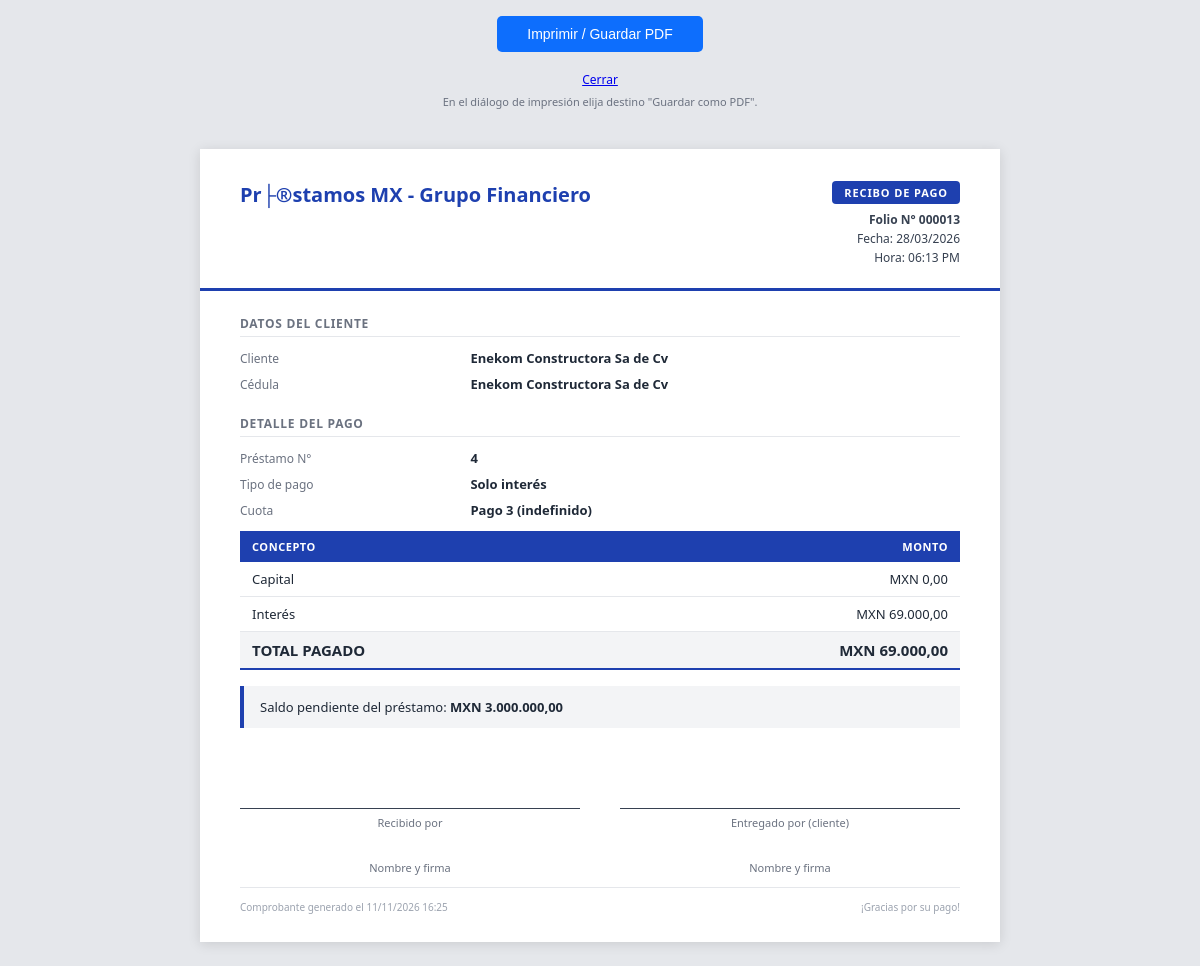
The page /pagos/recibo.php?id=13 (signed in) on the database its author committed.
### tables this page shows
CREATE TABLE `configuracion` (
  `id` int(11) NOT NULL,
  `nombre_empresa` varchar(200) NOT NULL DEFAULT 'Mi Empresa de Pr├®stamos',
  `rif` varchar(20) DEFAULT NULL,
  `telefono` varchar(20) DEFAULT NULL,
  `direccion` varchar(255) DEFAULT NULL,
  `email` varchar(150) DEFAULT NULL,
  `tasa_mora_diaria` decimal(5,2) NOT NULL DEFAULT 1.00 COMMENT 'Porcentaje diario de mora',
  `dias_gracia` int(11) NOT NULL DEFAULT 0 COMMENT 'D├¡as de gracia antes de aplicar mora',
  `moneda` varchar(10) DEFAULT 'Bs.',
  `capital_propio_inicial` decimal(12,2) NOT NULL DEFAULT 0.00 COMMENT 'Capital propio aportado por el due┬▒o',
  `preguntar_capital_inicial` tinyint(1) NOT NULL DEFAULT 1 COMMENT '1=mostrar onboarding de capital inicial',
  `dias_inactividad` int(11) NOT NULL DEFAULT 30,
  `dias_gracia_interes` int(11) NOT NULL DEFAULT 3
);

CREATE TABLE `pagos` (
  `id` int(11) NOT NULL AUTO_INCREMENT,
  `prestamo_id` int(11) NOT NULL,
  `monto_pagado` decimal(12,2) NOT NULL,
  `capital_pagado` decimal(12,2) NOT NULL DEFAULT 0.00,
  `interes_pagado` decimal(12,2) NOT NULL DEFAULT 0.00,
  `mora_pagada` decimal(12,2) NOT NULL DEFAULT 0.00,
  `descuento` decimal(12,2) NOT NULL DEFAULT 0.00,
  `numero_cuota` int(11) NOT NULL DEFAULT 1,
  `fecha_pago` date NOT NULL,
  `fecha_registro` datetime DEFAULT current_timestamp(),
  `saldo_despues_pago` decimal(12,2) DEFAULT NULL,
  `observaciones` text DEFAULT NULL,
  `es_abono_capital` tinyint(1) DEFAULT 0,
  `tipo_pago` enum('cuota','interes','abono') NOT NULL DEFAULT 'cuota',
  PRIMARY KEY (`id`)
);

CREATE TABLE `clientes` (
  `id` int(11) NOT NULL AUTO_INCREMENT,
  `nombre` varchar(100) DEFAULT NULL,
  `apellido` varchar(100) DEFAULT NULL,
  `cedula` varchar(150) NOT NULL,
  `telefono` varchar(20) DEFAULT NULL,
  `direccion` varchar(255) DEFAULT NULL,
  `email` varchar(150) DEFAULT NULL,
  `referencia_personal` varchar(150) DEFAULT NULL,
  `fecha_registro` datetime DEFAULT current_timestamp(),
  `estado` enum('activo','inactivo') DEFAULT 'activo',
  PRIMARY KEY (`id`)
);

CREATE TABLE `prestamos` (
  `id` int(11) NOT NULL AUTO_INCREMENT,
  `cliente_id` int(11) NOT NULL,
  `monto_prestado` decimal(12,2) NOT NULL,
  `tasa_interes` decimal(5,2) NOT NULL COMMENT 'Tasa mensual en porcentaje',
  `plazo_meses` int(11) DEFAULT NULL,
  `tipo_plazo` enum('dias','semanas','meses','anios') NOT NULL DEFAULT 'meses',
  `num_cuotas` int(11) DEFAULT NULL,
  `cuota_mensual` decimal(12,2) DEFAULT NULL,
  `total_intereses` decimal(12,2) DEFAULT NULL,
  `total_pagar` decimal(12,2) DEFAULT NULL,
  `saldo_pendiente` decimal(12,2) NOT NULL,
  `monto_mora_acumulada` decimal(12,2) DEFAULT 0.00,
  `fecha_prestamo` date NOT NULL,
  `fecha_vencimiento` date DEFAULT NULL,
  `fecha_fin` date DEFAULT NULL,
  `estado` enum('activo','pagado','moroso') DEFAULT 'activo',
  `observaciones` text DEFAULT NULL,
  `fuente_fondos` enum('propio','apalancado') DEFAULT 'propio',
  `acreedor_id` int(11) DEFAULT NULL,
  `tasa_acreedor` decimal(5,2) DEFAULT NULL,
  `mi_capital` decimal(12,2) DEFAULT NULL,
  `abonos_capital` decimal(12,2) DEFAULT 0.00,
  `utilidad_mensual` decimal(12,2) DEFAULT 0.00,
  `fecha_registro` datetime DEFAULT current_timestamp(),
  `interes_vigente` decimal(12,2) NOT NULL DEFAULT 0.00,
  `fecha_ultimo_devengo` date DEFAULT NULL,
  PRIMARY KEY (`id`)
);

### config/database.php (called while the page is built, shortened)
<?php
function getConfiguracion($pdo) {
    $stmt = $pdo->query("SELECT * FROM configuracion LIMIT 1");
    return $stmt->fetch();
}
function sanitize($data) {
    return htmlspecialchars(trim($data), ENT_QUOTES, 'UTF-8');
}
function formatMoney($amount, $moneda = 'MXN') {
    return $moneda . ' ' . number_format($amount, 2, ',', '.');
}

### pagos/recibo.php (the view, shortened to what this page needs)
<?php
require_once __DIR__ . '/../config/database.php';
$pdo = getConnection();
$config = getConfiguracion($pdo);
$id = intval($_GET['id'] ?? 0);
$stmt = $pdo->prepare("
    SELECT pg.*, p.monto_prestado, p.cuota_mensual, p.tasa_interes, p.plazo_meses, p.tipo_plazo, p.num_cuotas, p.saldo_pendiente AS prestamo_saldo_actual,
           CONCAT(c.nombre, ' ', c.apellido) AS cliente_nombre, c.cedula, c.telefono AS cliente_telefono, c.direccion AS cliente_direccion
    FROM pagos pg
    INNER JOIN prestamos p ON pg.prestamo_id = p.id
    INNER JOIN clientes c ON p.cliente_id = c.id
    WHERE pg.id = ?
");
$stmt->execute([$id]);
$pago = $stmt->fetch();
$tipoTxt = ['cuota' => 'Cuota normal', 'interes' => 'Solo interés', 'abono' => 'Abono a capital'][$pago['tipo_pago'] ?? 'cuota'] ?? 'Cuota normal';
$cuotaTxt = ($pago['num_cuotas'] ?? 0) ? $pago['numero_cuota'] . ' de ' . ($pago['num_cuotas'] ?: $pago['plazo_meses']) : 'Pago ' . $pago['numero_cuota'] . ' (indefinido)';
$folio = str_pad($pago['id'], 6, '0', STR_PAD_LEFT);
?>
<!DOCTYPE html>
<html lang="es">
<head>
</head>
<body>
    <div class="no-print">
        <button class="btn-print" onclick="window.print()">Imprimir / Guardar PDF</button>
        <br><br>
        <a href="javascript:window.close()">Cerrar</a>
        <p style="font-size:11px; color:#6b7280; margin-top:6px;">En el diálogo de impresión elija destino "Guardar como PDF".</p>
    </div>
    <div class="page">
        <div class="doc-header">
            <div class="empresa">
                <h1><?= sanitize($config['nombre_empresa']) ?></h1>
            </div>
            <div class="folio">
                <span class="tag">RECIBO DE PAGO</span>
                <p><strong>Folio N° <?= $folio ?></strong></p>
                <p>Fecha: <?= date('d/m/Y', strtotime($pago['fecha_pago'])) ?></p>
                <p>Hora: <?= date('h:i A', strtotime($pago['fecha_registro'])) ?></p>
            </div>
        </div>
        <div class="doc-body">
            <h3>Datos del cliente</h3>
            <div class="kv">
                <div class="kv-row"><span>Cliente</span><span><?= sanitize($pago['cliente_nombre']) ?></span></div>
                <div class="kv-row"><span>Cédula</span><span><?= sanitize($pago['cedula']) ?></span></div>
            </div>
            <h3>Detalle del pago</h3>
            <div class="kv">
                <div class="kv-row"><span>Préstamo N°</span><span><?= $pago['prestamo_id'] ?></span></div>
                <div class="kv-row"><span>Tipo de pago</span><span><?= sanitize($tipoTxt) ?></span></div>
                <div class="kv-row"><span>Cuota</span><span><?= sanitize($cuotaTxt) ?></span></div>
            </div>
            <table class="detalle">
                <thead>
                    <tr><th>Concepto</th><th class="num">Monto</th></tr>
                </thead>
                <tbody>
                    <tr><td>Capital</td><td class="num"><?= formatMoney($pago['capital_pagado'], $config['moneda']) ?></td></tr>
                    <tr><td>Interés</td><td class="num"><?= formatMoney($pago['interes_pagado'], $config['moneda']) ?></td></tr>
                    <tr class="total"><td>TOTAL PAGADO</td><td class="num"><?= formatMoney($pago['monto_pagado'], $config['moneda']) ?></td></tr>
                </tbody>
            </table>
            <div class="saldo-box">
                Saldo pendiente del préstamo: <strong><?= formatMoney($pago['saldo_despues_pago'] ?? $pago['prestamo_saldo_actual'], $config['moneda']) ?></strong>
            </div>
        </div>
        <div class="firmas">
            <div>Recibido por<br><br><br>Nombre y firma</div>
            <div>Entregado por (cliente)<br><br><br>Nombre y firma</div>
        </div>
        <div class="doc-footer">
            <span>Comprobante generado el <?= date('d/m/Y H:i') ?></span>
            <span>¡Gracias por su pago!</span>
        </div>
    </div>
</body>
</html>

### pagos/recibo.php (style rules this page uses)
* { margin: 0; padding: 0; box-sizing: border-box; }
body { font-family: 'Segoe UI', Arial, Helvetica, sans-serif; font-size: 13px; color: #1f2937; background: #e5e7eb; }
.page { max-width: 800px; margin: 24px auto; background: #fff; box-shadow: 0 2px 12px rgba(0,0,0,.12); }
.doc-header { display: flex; justify-content: space-between; align-items: flex-start; padding: 32px 40px 20px; border-bottom: 3px solid #1e40af; }
.doc-header .empresa h1 { font-size: 20px; color: #1e40af; margin-bottom: 4px; }
.doc-header .folio { text-align: right; }
.doc-header .folio .tag { display: inline-block; font-size: 11px; font-weight: 700; letter-spacing: .08em; color: #fff; background: #1e40af; padding: 4px 12px; border-radius: 4px; margin-bottom: 6px; }
.doc-header .folio p { font-size: 12px; color: #374151; line-height: 1.6; }
.doc-body { padding: 24px 40px; }
.doc-body h3 { font-size: 12px; text-transform: uppercase; letter-spacing: .06em; color: #6b7280; margin: 18px 0 8px; padding-bottom: 4px; border-bottom: 1px solid #e5e7eb; }
.doc-body h3:first-child { margin-top: 0; }
.kv { display: table; width: 100%; }
.kv-row { display: table-row; }
.kv-row > span { display: table-cell; padding: 4px 0; }
.kv-row > span:first-child { width: 32%; color: #6b7280; font-size: 12px; }
.kv-row > span:last-child { font-weight: 600; }
table.detalle { width: 100%; border-collapse: collapse; margin-top: 8px; }
table.detalle th { background: #1e40af; color: #fff; font-size: 11px; text-transform: uppercase; letter-spacing: .05em; padding: 8px 12px; text-align: left; }
table.detalle th.num, table.detalle td.num { text-align: right; }
table.detalle td { padding: 8px 12px; border-bottom: 1px solid #e5e7eb; }
table.detalle tr.total td { font-weight: 700; font-size: 15px; background: #f3f4f6; border-bottom: 2px solid #1e40af; }
.saldo-box { margin-top: 16px; padding: 12px 16px; background: #f3f4f6; border-left: 4px solid #1e40af; font-size: 13px; }
.firmas { display: flex; justify-content: space-between; gap: 40px; margin: 56px 40px 0; padding-bottom: 12px; }
.firmas div { flex: 1; text-align: center; border-top: 1px solid #374151; padding-top: 6px; font-size: 11px; color: #6b7280; }
.doc-footer { margin: 0 40px; padding: 12px 0 28px; border-top: 1px solid #e5e7eb; font-size: 10px; color: #9ca3af; display: flex; justify-content: space-between; }
.no-print { text-align: center; padding: 16px; }
.no-print .btn-print { display: inline-block; padding: 10px 30px; background: #0d6efd; color: #fff; border: none; border-radius: 5px; cursor: pointer; font-size: 14px; }
.no-print a { font-size: 12px; }

### rows shown on the page
configuracion: nombre_empresa "Pr├®stamos MX - Grupo Financiero"
pagos: id "000013", fecha_pago "28/03/2026", fecha_registro "06:13 PM", clientes.cedula "Enekom Constructora Sa de Cv", prestamo "4", tipo_pago "Solo interés", cuotaTxt "Pago 3 (indefinido)", capital_pagado.moneda "MXN 0,00", interes_pagado.moneda "MXN 69.000,00", monto_pagado.moneda "MXN 69.000,00", saldo_despues_pago.moneda "MXN 3.000.000,00"

### other values the page prints
$pago['cliente_nombre'] "Enekom Constructora Sa de Cv"
